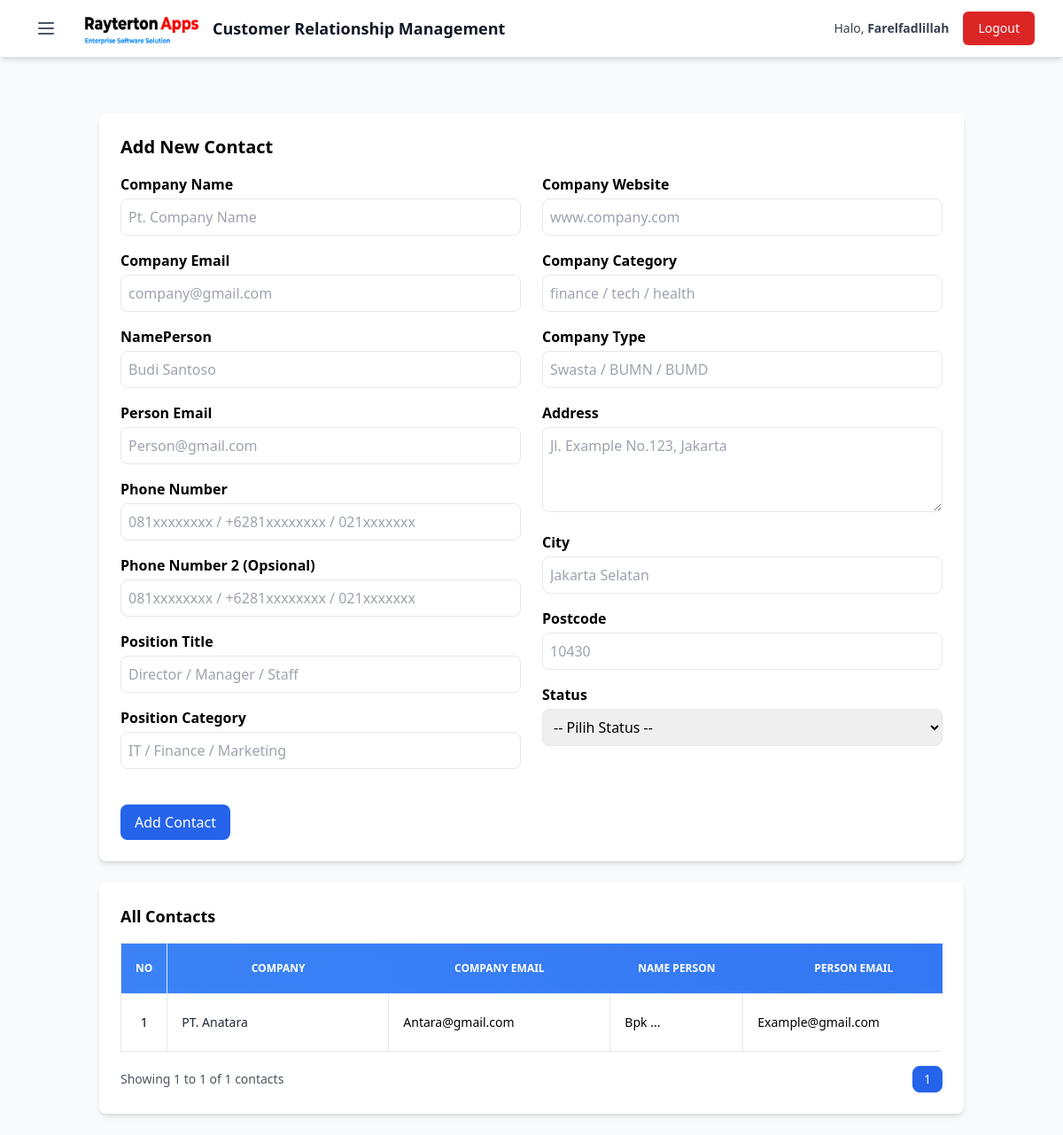
The page /contact_list.php (signed in) on the database its author committed.
### tables this page shows
CREATE TABLE `crm` (
  `company_email` varchar(150) NOT NULL,
  `marketing_id` char(3) NOT NULL,
  `marketing_person_name` varchar(100) DEFAULT NULL,
  `person_email` varchar(150) DEFAULT NULL,
  `company_name` varchar(255) DEFAULT NULL,
  `name_person` varchar(150) DEFAULT NULL,
  `contact_person_position_title` varchar(150) DEFAULT NULL,
  `phone_number` varchar(50) DEFAULT NULL,
  `phone_number2` varchar(50) DEFAULT NULL,
  `company_website` varchar(255) DEFAULT NULL,
  `company_category` varchar(100) DEFAULT NULL,
  `contact_person_position_category` varchar(100) DEFAULT NULL,
  `company_type` varchar(100) DEFAULT NULL,
  `address` text,
  `city` varchar(100) DEFAULT NULL,
  `postcode` varchar(20) DEFAULT NULL,
  `status` enum('input','wa','emailed','contacted','replied','presentation','CLIENT') DEFAULT 'input',
  `created_at` timestamp NOT NULL DEFAULT CURRENT_TIMESTAMP,
  `updated_at` timestamp NOT NULL DEFAULT CURRENT_TIMESTAMP ON UPDATE CURRENT_TIMESTAMP
);

### functions.php (called while the page is built, shortened)
<?php
function h($s) {
    return htmlspecialchars($s, ENT_QUOTES, 'UTF-8');
}
?>

### contact_list.php (the view, shortened to what this page needs)
<?php
require_once 'db.php';
require_once 'functions.php';
$marketingId = $_SESSION['user']['marketing_id'];
$limit = 5;
$page  = isset($_GET['page']) && is_numeric($_GET['page']) ? (int)$_GET['page'] : 1;
$start = ($page - 1) * $limit;
$stmtTotal = $pdo->prepare("SELECT COUNT(*) AS total FROM crm WHERE marketing_id = :marketing_id");
$stmtTotal->execute(['marketing_id' => $marketingId]);
$total = (int)$stmtTotal->fetchColumn();
$pages = $total > 0 ? ceil($total / $limit) : 1;
$sql = "SELECT * FROM crm
        WHERE marketing_id = :marketing_id
        ORDER BY company_name ASC
        LIMIT :start, :limit";
$stmt = $pdo->prepare($sql);
$stmt->bindValue(':marketing_id', $marketingId, PDO::PARAM_STR);
$stmt->bindValue(':start', $start, PDO::PARAM_INT);
$stmt->bindValue(':limit', $limit, PDO::PARAM_INT);
$stmt->execute();
$data = $stmt->fetchAll(PDO::FETCH_ASSOC);
$editData = null;
?>
<!DOCTYPE html>
<html lang="en">
<head>
    <script src="https://cdn.tailwindcss.com"></script>
</head>
<body class="bg-gray-50 min-h-screen" x-data="{ sidebarOpen: false }">
    <div class="pt-32 container mx-auto p-6">
        <div class="bg-white p-6 rounded-lg shadow-md mb-6">
            <h2 class="text-xl font-bold mb-4">
                <?= $editData ? "Edit Contact" : "Add New Contact" ?>
            </h2>
            <form action="<?= $editData ? 'update_contact.php' : 'save_contact.php' ?>" method="POST" class="grid grid-cols-1 md:grid-cols-2 gap-6">
                <div class="space-y-4">
                    <div>
                        <label class="block mb-1 font-semibold">Company Name</label>
                        <input type="text" name="company_name"
                            value="<?= $editData ? h($editData['company_name']) : '' ?>"
                            placeholder="Pt. Company Name"
                            class="border rounded-lg p-2 w-full" required>
                    </div>
                    <div>
                        <label class="block mb-1 font-semibold">Company Email</label>
                        <input type="email" name="company_email"
                            value="<?= $editData ? h($editData['company_email']) : '' ?>"
                            placeholder="company@gmail.com"
                            class="border rounded-lg p-2 w-full" required>
                    </div>
                    <div>
                        <label class="block mb-1 font-semibold">NamePerson</label>
                        <input type="text" name="name_person"
                            value="<?= $editData ? h($editData['name_person']) : '' ?>"
                            placeholder="Budi Santoso"
                            class="border rounded-lg p-2 w-full" required>
                    </div>
                    <div>
                        <label class="block mb-1 font-semibold">Person Email</label>
                        <input type="email" name="person_email"
                            value="<?= $editData ? h($editData['person_email']) : '' ?>"
                            placeholder="Person@gmail.com"
                            class="border rounded-lg p-2 w-full">
                    </div>
                    <div>
                        <label class="block mb-1 font-semibold">Phone Number</label>
                        <input type="text" name="phone_number"
                            value="<?= $editData ? h($editData['phone_number']) : '' ?>"
                            placeholder="081xxxxxxxx / +6281xxxxxxxx / 021xxxxxxx"
                            class="border rounded-lg p-2 w-full">
                    </div>
                    <div>
                        <label class="block mb-1 font-semibold">Phone Number 2 (Opsional)</label>
                        <input type="text" name="phone_number2"
                            value="<?= $editData ? h($editData['phone_number2']) : '' ?>"
                            placeholder="081xxxxxxxx / +6281xxxxxxxx / 021xxxxxxx"
                            class="border rounded-lg p-2 w-full">
                    </div>
                    <div>
                        <label class="block mb-1 font-semibold">Position Title</label>
                        <input type="text" name="contact_person_position_title"
                            value="<?= $editData ? h($editData['contact_person_position_title']) : '' ?>"
                            placeholder="Director / Manager / Staff"
                            class="border rounded-lg p-2 w-full">
                    </div>
                    <div>
                        <label class="block mb-1 font-semibold">Position Category</label>
                        <input type="text" name="contact_person_position_category"
                            value="<?= $editData ? h($editData['contact_person_position_category']) : '' ?>"
                            placeholder="IT / Finance / Marketing"
                            class="border rounded-lg p-2 w-full">
                    </div>
                </div>
                <div class="space-y-4">
                    <div>
                        <label class="block mb-1 font-semibold">Company Website</label>
                        <input type="text" name="company_website"
                            value="<?= $editData ? h($editData['company_website']) : '' ?>"
                            placeholder="www.company.com"
                            class="border rounded-lg p-2 w-full">
                    </div>
                    <div>
                        <label class="block mb-1 font-semibold">Company Category</label>
                        <input type="text" name="company_category"
                            value="<?= $editData ? h($editData['company_category']) : '' ?>"
                            placeholder="finance / tech / health"
                            class="border rounded-lg p-2 w-full">
                    </div>
                    <div>
                        <label class="block mb-1 font-semibold">Company Type</label>
                        <input type="text" name="company_type"
                            value="<?= $editData ? h($editData['company_type']) : '' ?>"
                            placeholder="Swasta / BUMN / BUMD"
                            class="border rounded-lg p-2 w-full">
                    </div>
                    <div>
                        <label class="block mb-1 font-semibold">Address</label>
                        <textarea name="address" placeholder="Jl. Example No.123, Jakarta"
                            class="border rounded-lg p-2 w-full h-24"><?= $editData ? h($editData['address']) : '' ?></textarea>
                    </div>
                    <div>
                        <label class="block mb-1 font-semibold">City</label>
                        <input type="text" name="city"
                            value="<?= $editData ? h($editData['city']) : '' ?>"
                            placeholder="Jakarta Selatan"
                            class="border rounded-lg p-2 w-full">
                    </div>
                    <div>
                        <label class="block mb-1 font-semibold">Postcode</label>
                        <input type="text" name="postcode"
                            value="<?= $editData ? h($editData['postcode']) : '' ?>"
                            placeholder="10430"
                            class="border rounded-lg p-2 w-full">
                    </div>
                    <div>
                        <label class="block mb-1 font-semibold">Status</label>
                        <select name="status" class="border rounded-lg p-2 w-full" required>
                            <?php
                            $statuses = ["-- Pilih Status --", "input", "wa", "emailed", "contacted", "replied", "presentation", "client"];
                            foreach ($statuses as $s):
                                $selected = ($editData && $editData['status'] == $s) ? "selected" : "";
                                echo "<option value='$s' $selected>" . ucfirst($s) . "</option>";
                            endforeach;
                            ?>
                        </select>
                    </div>
                </div>
                <div class="col-span-1 md:col-span-2 flex gap-3 mt-4">
                    <button type="submit"
                        class="bg-blue-600 text-white py-2 px-4 rounded-lg hover:bg-blue-700">
                        <?= $editData ? "Update Contact" : "Add Contact" ?>
                    </button>
                </div>
            </form>
        </div>
        <div class="bg-white p-6 rounded-lg shadow-md">
            <h2 class="text-lg font-semibold mb-4">All Contacts</h2>
            <div class="overflow-x-auto">
                <table class="min-w-full border border-gray-200 text-sm">
                    <thead>
                        <tr class="bg-gradient-to-r from-blue-500 to-blue-600 text-white text-xs uppercase">
                            <th class="py-3 px-4 border w-10">No</th>
                            <th class="px-4 py-2 min-w-[250px]">Company</th>
                            <th class="px-4 py-2 min-w-[250px]">Company Email</th>
                            <th class="px-4 py-2 min-w-[150px]">Name Person</th>
                            <th class="px-4 py-2 min-w-[250px]">Person Email</th>
                        </tr>
                    </thead>
                    <tbody class="divide-y divide-gray-200">
                        <?php $no = $start + 1;
                        foreach ($data as $row): ?>
                            <tr class="hover:bg-gray-50">
                                <td class="py-3 px-4 border text-center"><?= $no++; ?></td>
                                <td class="py-3 px-4 border font-medium text-gray-800 text-left"><?= h($row['company_name']); ?></td>
                                <td class="py-3 px-4 border text-left break-words"><?= h($row['company_email']); ?></td>
                                <td class="py-3 px-4 border text-left"><?= h($row['name_person']); ?></td>
                                <td class="py-3 px-4 border text-left break-words"><?= h($row['person_email']); ?></td>
                            </tr>
                        <?php endforeach; ?>
                    </tbody>
                </table>
            </div>
            <div class="flex justify-between items-center mt-4">
                <p class="text-sm text-gray-600">
                    Showing <?= $start + 1; ?> to <?= min($start + $limit, $total); ?> of <?= $total; ?> contacts
                </p>
                <div class="flex space-x-2">
                    <?php for ($i = 1; $i <= $pages; $i++): ?>
                        <a href="?page=<?= $i; ?>"
                            class="px-3 py-1 border rounded-lg text-sm
                   <?= ($i == $page) ? 'bg-blue-600 text-white border-blue-600' : 'hover:bg-gray-100 text-gray-700 border-gray-300' ?>">
                            <?= $i; ?>
                        </a>
                    <?php endfor; ?>
                </div>
            </div>
        </div>
    </div>
</body>
</html>

### rows shown on the page
crm: company_name "PT. Anatara", company_email "Antara@gmail.com", name_person "Bpk ...", person_email "Example@gmail.com"

### other values the page prints
$start + 1 "1"
min($start + $limit, $total) "1"
$total "1"
form field status "-- Pilih Status --"
